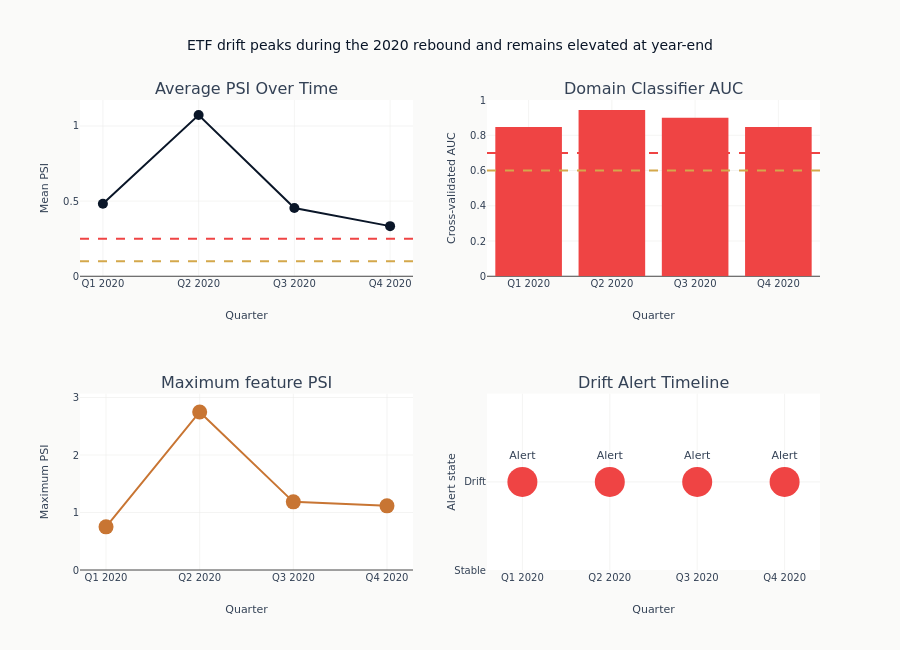

Here is the notebook cell this chart was saved with:
### Code cell
fig.update_layout(
    title="ETF drift peaks during the 2020 rebound and remains elevated at year-end",
    height=650,
    showlegend=False,
)
fig.update_xaxes(title_text="Quarter", row=1, col=1)
fig.update_yaxes(title_text="Mean PSI", rangemode="tozero", row=1, col=1)
fig.update_xaxes(title_text="Quarter", row=1, col=2)
fig.update_yaxes(title_text="Cross-validated AUC", range=[0, 1], row=1, col=2)
fig.update_xaxes(title_text="Quarter", row=2, col=1)
fig.update_yaxes(title_text="Maximum PSI", rangemode="tozero", row=2, col=1)
fig.update_xaxes(title_text="Quarter", row=2, col=2)
fig.update_yaxes(
    title_text="Alert state",
    categoryorder="array",
    categoryarray=["Stable", "Drift"],
    row=2,
    col=2,
)
show_plotly_with_alt(
    fig,
    "A heatmap of PSI by feature and quarter on a logarithmic colour scale, with the crisis quarter far darker than the rest across every feature.",
)

### Figure 1 — Plotly figure (JSON) as saved in the notebook; plotly's stock layout.template omitted (floating-point values rounded to 4 significant figures)
{"data": [{"marker": {"color": "#0a1628", "size": 10}, "mode": "lines+markers", "name": "Avg PSI", "type": "scatter", "x": ["Q1 2020", "Q2 2020", "Q3 2020", "Q4 2020"], "xaxis": "x", "y": [0.4825, 1.073, 0.4539, 0.3335], "yaxis": "y"}, {"marker": {"color": ["#ef4444", "#ef4444", "#ef4444", "#ef4444"]}, "name": "Domain AUC", "type": "bar", "x": ["Q1 2020", "Q2 2020", "Q3 2020", "Q4 2020"], "xaxis": "x2", "y": [0.8467, 0.9438, 0.8999, 0.8468], "yaxis": "y2"}, {"customdata": ["20-day volatility", "20-day volatility", "20-day volatility", "20-day volatility"], "hovertemplate": "%{x}<br>Maximum PSI=%{y:.3f}<br>Feature=%{customdata}<extra></extra>", "line": {"color": "#C87533"}, "marker": {"color": "#C87533", "size": 15}, "mode": "lines+markers", "name": "Max PSI", "type": "scatter", "x": ["Q1 2020", "Q2 2020", "Q3 2020", "Q4 2020"], "xaxis": "x3", "y": [0.7506, 2.749, 1.185, 1.116], "yaxis": "y3"}, {"marker": {"color": ["#ef4444", "#ef4444", "#ef4444", "#ef4444"], "size": 30, "symbol": "circle"}, "mode": "markers+text", "name": "Drift Alert", "text": ["Alert", "Alert", "Alert", "Alert"], "textposition": "top center", "type": "scatter", "x": ["Q1 2020", "Q2 2020", "Q3 2020", "Q4 2020"], "xaxis": "x4", "y": ["Drift", "Drift", "Drift", "Drift"], "yaxis": "y4"}], "layout": {"annotations": [{"font": {"size": 16}, "showarrow": false, "text": "Average PSI Over Time", "x": 0.225, "xanchor": "center", "xref": "paper", "y": 1.0, "yanchor": "bottom", "yref": "paper"}, {"font": {"size": 16}, "showarrow": false, "text": "Domain Classifier AUC", "x": 0.775, "xanchor": "center", "xref": "paper", "y": 1.0, "yanchor": "bottom", "yref": "paper"}, {"font": {"size": 16}, "showarrow": false, "text": "Maximum feature PSI", "x": 0.225, "xanchor": "center", "xref": "paper", "y": 0.375, "yanchor": "bottom", "yref": "paper"}, {"font": {"size": 16}, "showarrow": false, "text": "Drift Alert Timeline", "x": 0.775, "xanchor": "center", "xref": "paper", "y": 0.375, "yanchor": "bottom", "yref": "paper"}], "height": 650, "shapes": [{"line": {"color": "#D4A84B", "dash": "dash"}, "type": "line", "x0": 0, "x1": 1, "xref": "x domain", "y0": 0.1, "y1": 0.1, "yref": "y"}, {"line": {"color": "#ef4444", "dash": "dash"}, "type": "line", "x0": 0, "x1": 1, "xref": "x domain", "y0": 0.25, "y1": 0.25, "yref": "y"}, {"line": {"color": "#D4A84B", "dash": "dash"}, "type": "line", "x0": 0, "x1": 1, "xref": "x2 domain", "y0": 0.6, "y1": 0.6, "yref": "y2"}, {"line": {"color": "#ef4444", "dash": "dash"}, "type": "line", "x0": 0, "x1": 1, "xref": "x2 domain", "y0": 0.7, "y1": 0.7, "yref": "y2"}], "showlegend": false, "title": {"text": "ETF drift peaks during the 2020 rebound and remains elevated at year-end"}, "xaxis": {"anchor": "y", "domain": [0.0, 0.45], "title": {"text": "Quarter"}}, "xaxis2": {"anchor": "y2", "domain": [0.55, 1.0], "title": {"text": "Quarter"}}, "xaxis3": {"anchor": "y3", "domain": [0.0, 0.45], "title": {"text": "Quarter"}}, "xaxis4": {"anchor": "y4", "domain": [0.55, 1.0], "title": {"text": "Quarter"}}, "yaxis": {"anchor": "x", "domain": [0.625, 1.0], "rangemode": "tozero", "title": {"text": "Mean PSI"}}, "yaxis2": {"anchor": "x2", "domain": [0.625, 1.0], "range": [0, 1], "title": {"text": "Cross-validated AUC"}}, "yaxis3": {"anchor": "x3", "domain": [0.0, 0.375], "rangemode": "tozero", "title": {"text": "Maximum PSI"}}, "yaxis4": {"anchor": "x4", "categoryarray": ["Stable", "Drift"], "categoryorder": "array", "domain": [0.0, 0.375], "title": {"text": "Alert state"}}}}
